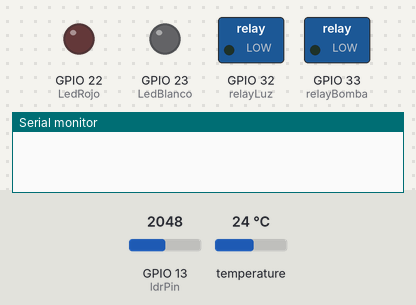
Simulated run of this sketch. Board: ESP32. Shown: switched loads named in the sketch (green lamp = pin HIGH), output pins drawn as LEDs (lit = HIGH), the last lines printed to the serial monitor. The test bench sets the inputs (shaded band); at power-on: GPIO 13 (ldrPin) = 2048, temperature 24 °C.

Above: at 0.1 s.
At 0.8 s:
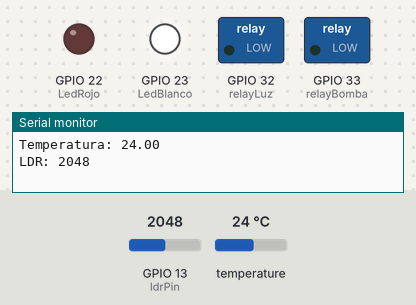
At 18.5 s:
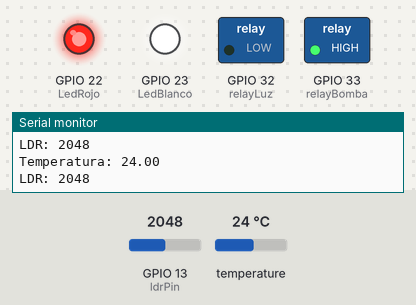
At 38.4 s:
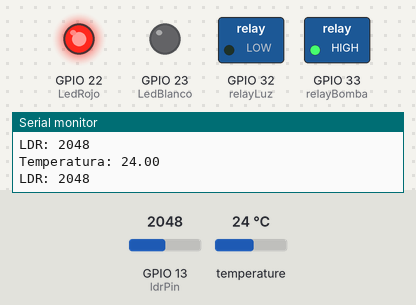
Timing chart, 0 to 40.0 s (numbered marks = the images above):
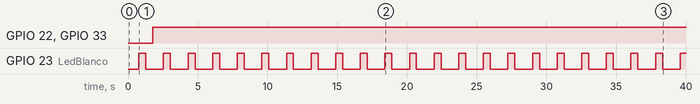

The sketch:

programa_sensores.ino
```cpp
//---------------------------------------------- Bibliotecas
#include <OneWire.h>
#include <DallasTemperature.h>

//---------------------------------------------- Pines
const int LedRojo = 22; // ----> Led Rojo (Wifi)
const int LedBlanco = 23; // ----> Led Blanco (Datos)
const int ldrPin = 13; // -------> LDR Sensor
int relayLuz = 32;// -------------> Relay Luz
int relayBomba = 33;// -------------> Relay Luz

// Pin de datos conectado al sensor DS18B20
#define ONE_WIRE_BUS 14
// Objeto OneWire para la comunicación con el sensor
OneWire oneWire(ONE_WIRE_BUS);
// Objeto DallasTemperature para la gestión del sensor
DallasTemperature sensors(&oneWire);


//---------------------------------------------- Variables
float temperaturaSensor = 0;


//---------------------------------------------- Métodos
void SubiendoDatos(){
   digitalWrite(LedBlanco, HIGH);
   delay(500);
   digitalWrite(LedBlanco, LOW);
   delay(500);
}

void WifiLed(){
   digitalWrite(LedRojo, HIGH);

}

void ObtenerTemperatura(){
  // Se solicita la lectura de la temperatura
  sensors.requestTemperatures();
  temperaturaSensor = sensors.getTempCByIndex(0);
  Serial.print("Temperatura: ");
  Serial.println(temperaturaSensor);
}

void ObtenerLDR(){
  int ldrValue = analogRead(ldrPin);
  Serial.print("LDR: ");
  Serial.println(ldrValue);
}

///////////////////// switches
void EncenderLuz(){
  digitalWrite(relayLuz, HIGH);// set relay pin to HIGH
  delay(2000);
}
void ApagarLuz(){
  digitalWrite(relayLuz, LOW);// set relay pin to HIGH

}
void EncenderBomba(){
  digitalWrite(relayBomba, HIGH);// set relay pin to HIGH

}
void ApagarBomba(){
  digitalWrite(relayBomba, LOW);// set relay pin to HIGH
}

///////////////////////////////////////////////
void Fotobiorreactor(){
  ObtenerTemperatura();
  ObtenerLDR();


  //Leds
  SubiendoDatos();
  WifiLed();


}

//---------------------------------------------- Main
void setup() {
  Serial.begin(9600);
  // Configuramos el pin como salida
  pinMode(LedRojo, OUTPUT);
  pinMode(LedBlanco, OUTPUT);
  pinMode(relayLuz, OUTPUT);
  pinMode(relayBomba, OUTPUT);
  // Inicialización del sensor
  sensors.begin();

}

void loop() {

  Fotobiorreactor();
  EncenderBomba();
}
```

Measured:
- by itself, GPIO 22 (LedRojo), GPIO 33 (relayBomba): LOW → HIGH at 1.8 s
- by itself, GPIO 23 (LedBlanco): alternates HIGH for 0.50 s and LOW for 1.3 s
